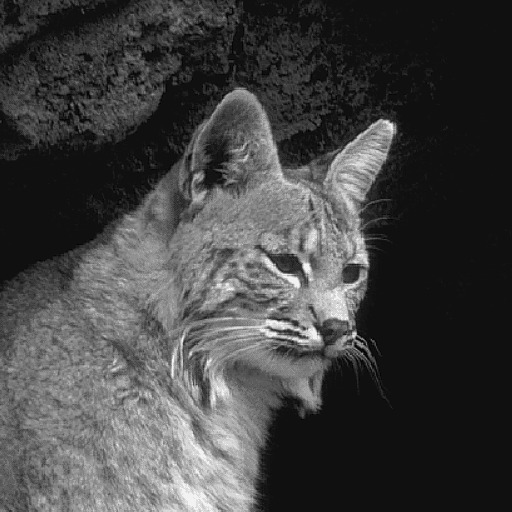
#> input picture image_compression/cat.jpg, 512 x 512 px, found by its file name
$ python Part2.py
#> lines starting #> are read from the running program, lines starting #| are printed output that depends on the picture; long printed decimals are rounded
# Library imported
import cv2
import math
import time
import numpy as np
from scipy import fft
from PIL import Image
from datetime import timedelta

# start timer to check time
start_time = time.monotonic()

# Function to create transform matrix for DCT and IDCT
def TransformMat(m):
    T = np.zeros([m, m])
    for i in range(0, m):
        for j in range(0, m):
            cs1 = math.cos(((2 * j + 1) * i * math.pi) / (2 * m))
            if i == 0:
                T[i][j] = 1 / math.sqrt(m)
            else:
                T[i][j] = (math.sqrt(2) / math.sqrt(m)) * cs1
    return T


# Function for DCT
def dctTransform(T, TT, matrix):
    # DCT using T
    dctimag = np.matmul(np.matmul(T, matrix), TT)
    return dctimag


# Fuction for IDCT
def inverseDctTransform(T, TT, matrix):
    # inverse DCT using T
    idctimag = np.matmul(np.matmul(TT, matrix), T)
    return idctimag


# Function for MSE calculation per pixel
def MSE(mat1, mat2):
    m, n = np.shape(mat1)
    MSE = np.sum(np.square(np.subtract(mat1, mat2)))
    mseperpixel = MSE / (m * n)
    return mseperpixel


################## Main Program #####################
threshold = int(input("Enter energy threshold: "))
#> the answer given: 100
path = r"/home/sudhanshu/Downloads/4thSem/Multimedia/As1/cat.jpg"
pathout = "/home/sudhanshu/Downloads/4thSem/Multimedia/As1/"

img = cv2.imread(path)  # read image
#> img is the input picture: shape (512, 512, 3); min 0, max 253, mean 66.9
wname = "imag"  # window name
cv2.imshow(wname, img)
img1 = cv2.cvtColor(img, cv2.COLOR_BGR2GRAY)  # convert to grayscale
# print(img1)
m, n = np.shape(img1)
#> m = 512; n = 512
T = np.array(TransformMat(8))  # tansformation matrix of size 8X8
TT = np.transpose(T)  # transform of T
energy = np.zeros([8, 8])  # create matrix to store total energy


# Run the program for with block size of 8X8 across image of 512 X 512
for i in range(0, m, 8):
    for j in range(0, n, 8):
        img2 = img1[i : i + 8, j : j + 8]
        dctimag = dctTransform(T, TT, img2)  # DCT
        energy += np.square(dctimag)  # save energy

# calculate the average energy for 4096 blocks of 8X8 size
print()
avgenergy = np.divide(energy, 4096)
print("Average energy at each location of the 8 X 8 block:")
print(np.array(avgenergy.astype(int)))
#| [[483602   3530    874    411    192    104     66     53]
#|  [  2992   1254    553    260    140     80     51     40]
#|  [  1002    565    330    170    101     59     38     33]
#|  [   404    256    162    101     61     41     29     23]
#|  [   204    130     84     57     38     27     19     17]
#|  [   105     70     53     36     28     17     13     15]
#|  [    75     52     38     28     19     14     12     13]
#|  [    56     41     31     22     13     14     14     24]]
print()
# map matrix with 0 and 1 to show which
# coefficients to keep and which to  dicard
mapmat = np.zeros([8, 8])
for i in range(8):
    for j in range(8):
        if avgenergy[i][j] < threshold:  # avgenergy less than 350 discard
            avgenergy[i][j] = 0
        else:
            mapmat[i][j] = 1

print("Average energy after discarding less energy coefficients:")
print((avgenergy.astype(int)))  # avgenergy matrix after discarding
#| [[483602   3530    874    411    192    104      0      0]
#|  [  2992   1254    553    260    140      0      0      0]
#|  [  1002    565    330    170    101      0      0      0]
#|  [   404    256    162    101      0      0      0      0]
#|  [   204    130      0      0      0      0      0      0]
#|  [   105      0      0      0      0      0      0      0]
#|  [     0      0      0      0      0      0      0      0]
#|  [     0      0      0      0      0      0      0      0]]
print()
# from map matrix we get masked matrix
print("Map matrix:")
Mask = mapmat.astype(int)  # map matrix
print(Mask)
print()


# Run the program for with block size of 8X8 across image of 512 X 512
for i in range(0, m, 8):
    for j in range(0, n, 8):
        img2 = img1[i : i + 8, j : j + 8]
        dctimag = dctTransform(T, TT, img2)  # DCT
        maskedimg = np.multiply(Mask, dctimag)  # mask the DCT coeff.
        idctimag = inverseDctTransform(T, TT, maskedimg)  # inverse DCT
        # join the block to form complete image
        if j == 0:
            hrow = idctimag
        else:
            hrow = np.hstack((hrow, idctimag))
    if i == 0 and j == n - 8:
        fimage = hrow
    else:
        fimage = np.vstack((fimage, hrow))
#> this loop made 64 passes
#> pass 3, `fimage = np.vstack((fimage, hrow))`:
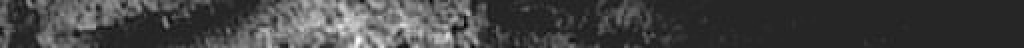
#> fimage: shape (24, 512) float64 (shown 2 times larger); min -4.42, max 131.5, mean 31.2; drawn with min black and max white

print()
finalimage = fimage.astype(np.uint8)  # final image with uint8 datatype
# print(finalimage)

img = Image.fromarray(finalimage, "L")  # create image from matrix
img.show()  # show compressed image
# img.save(pathout + "compressedcat.jpg")  # save compreesed image using T DCT
img.save(pathout + "compressedcat1.jpg")  # save compressed image

mse = MSE(img1, finalimage)
#> in MSE, `MSE = np.sum(np.square(np.subtract(mat1, mat2)))`: MSE = 5236004
#> in MSE, `mseperpixel = MSE / (m * n)`: mseperpixel = 19.97
#> mse = 19.97
print("MSE/pixel: ", mse)
#| MSE/pixel:  19.974
print()

end_time = time.monotonic()
print(
    "Execution time: ", timedelta(seconds=end_time - start_time)
)  # time to run the program

cv2.waitKey(0)
cv2.destroyAllWindows()
